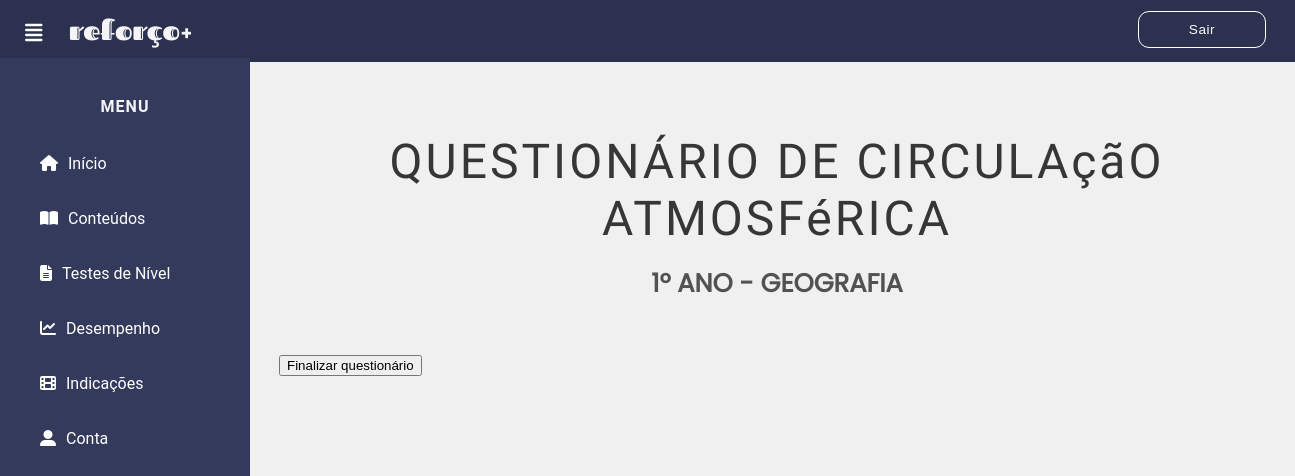
The page /php/teste_especifico.php?assunto=7 on the database as committed earlier.
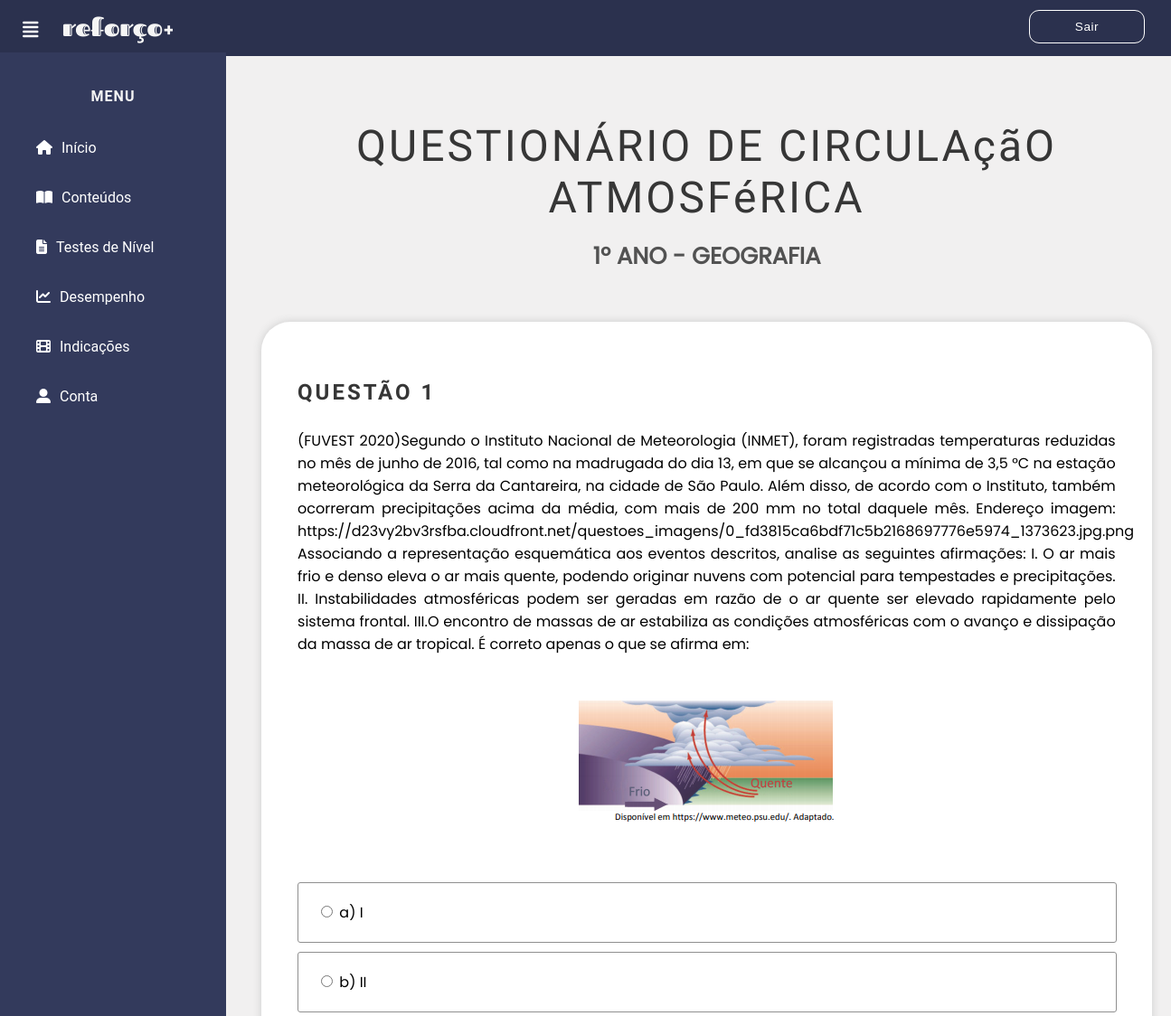
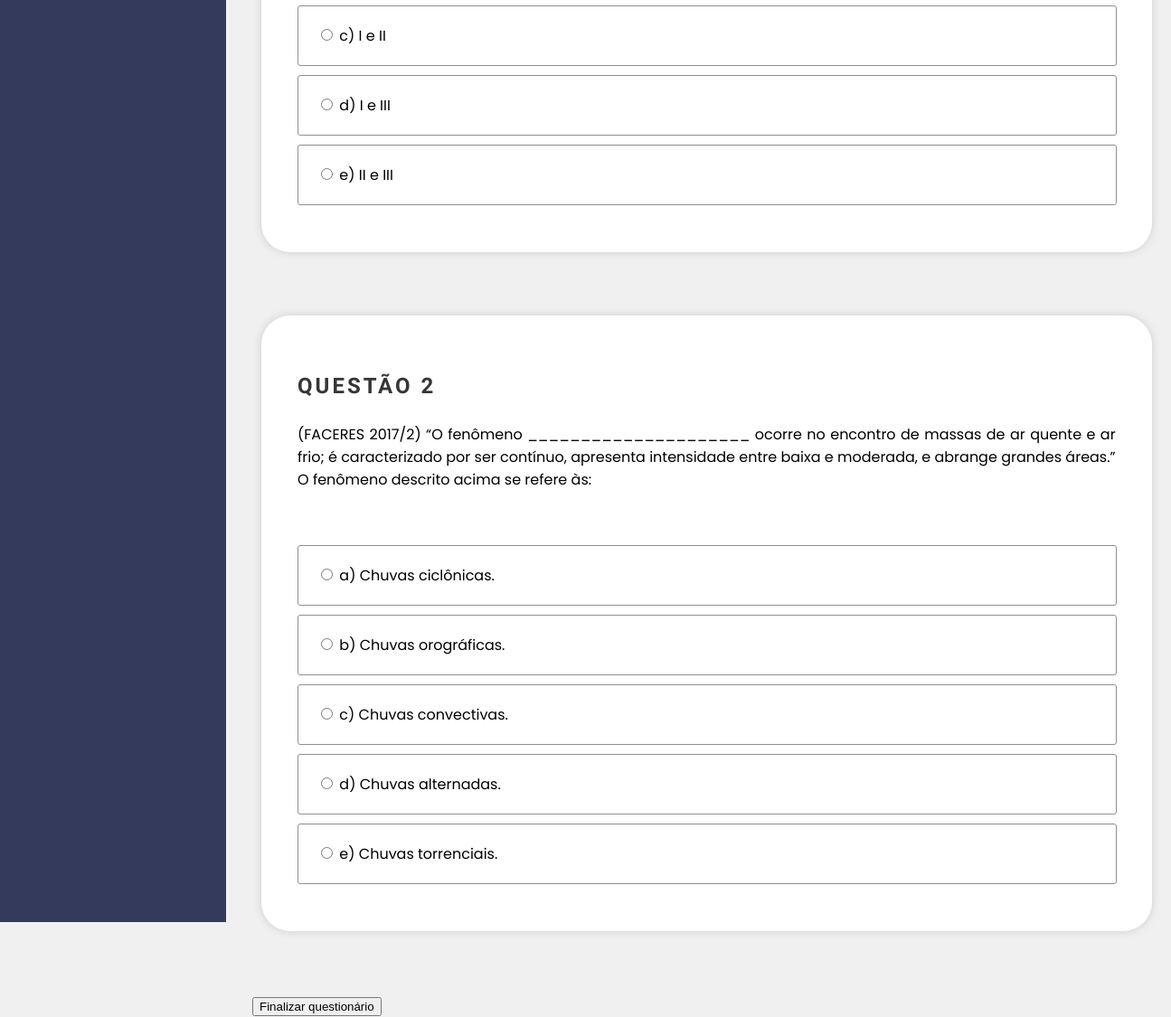
The same page on the database as committed later (2 pictures, top to bottom).
### tables this page shows
CREATE TABLE IF NOT EXISTS `conteudos` (
  `ID_cont` int(2) NOT NULL AUTO_INCREMENT,
  `texto` text NOT NULL,
  `cod_mat` int(2) NOT NULL,
  `cod_adm` int(1) NOT NULL,
  `ano` int(1) NOT NULL,
  `assunto` varchar(70) NOT NULL,
  PRIMARY KEY (`ID_cont`),
  KEY `fk_conteudos_administrador` (`cod_adm`),
  KEY `fk_conteudos_materias` (`cod_mat`)
);

CREATE TABLE IF NOT EXISTS `materias` (
  `ID_materia` int(2) NOT NULL AUTO_INCREMENT,
  `nome_mat` varchar(15) NOT NULL,
  PRIMARY KEY (`ID_materia`)
);

CREATE TABLE IF NOT EXISTS `questoes` (
  `ID_questoes` int(3) NOT NULL AUTO_INCREMENT,
  `enunciado` text NOT NULL,
  `alt_a` varchar(400) NOT NULL,
  `alt_b` varchar(400) NOT NULL,
  `alt_c` varchar(400) NOT NULL,
  `alt_d` varchar(400) NOT NULL,
  `alt_e` varchar(400) NOT NULL,
  `alt_correta` varchar(1) NOT NULL,
  `explicacao` text NOT NULL,
  `cod_cont` int(2) NOT NULL,
  `cod_adm` int(2) NOT NULL,
  `ano` int(1) NOT NULL,
  `dificuldade` int(1) NOT NULL,
  PRIMARY KEY (`ID_questoes`),
  KEY `fk_questoes_conteudos` (`cod_cont`),
  KEY `fk_questoes_administrador` (`cod_adm`)
);

CREATE TABLE IF NOT EXISTS `imagens` (
  `end_imagem` varchar(250) NOT NULL,
  `ID_questoes` int(3) DEFAULT NULL,
  `ID_cont` int(2) DEFAULT NULL,
  PRIMARY KEY (`end_imagem`),
  KEY `fk_imagens_conteudos` (`ID_cont`),
  KEY `fk_imagens_questoes` (`ID_questoes`)
);

### php/teste_especifico.php (the view, shortened to what this page needs)
<!DOCTYPE html>
<html lang="pt-br">
<head>
    <link rel="stylesheet" href="../css/teste_especifico.css">
</head>
<body>
    <header>
        <a href="../inicio.html"><img style="float:left; margin-left:52px; margin-top: 0px; margin-bottom: 1px; padding-top: 0px; border: 0;" src="../imagens/inicial/logo3.png"></a>
        <label for="check">
            <i class="fas fa-align-justify" id="menu_btn"></i>
        </label>
        <div class="direita">
            <a href="sair.php" class="sair">Sair</a>
        </div>
    </header>
    <div class="menu">
        <center>
            <h4>MENU</h4>
        </center>
        <a href="../inicio.html"><i class="fas fa-home"></i><span>Início</span></a>
        <a href="conteudos.php"><i class="fas fa-book-open"></i><span>Conteúdos</span></a>
        <a href="testeniveis.php"><i class="fas fa-file-alt"></i><span>Testes de Nível</span></a>
        <a href="#"><i class="fas fa-chart-line"></i><span>Desempenho</span></a>
        <a href="indicacoes.php"><i class="fas fa-film"></i><span>Indicações</span></a>
        <a href="conta.php"><i class="fas fa-user-alt"></i><span>Conta</span></a>
    </div>
    <div class="conteudo">
            <?php
            include 'conecta.php';
            $Assunto = $_GET["assunto"];
            $consulta = "SELECT * FROM conteudos WHERE ID_cont LIKE '$Assunto'";
            $con = mysqli_query($conexao, $consulta);
            while ($mostrar = mysqli_fetch_array($con)) {
                $materia = $mostrar['cod_mat'];
                echo "<font size='6'><center><p>QUESTIONÁRIO DE " . strtoupper($mostrar['assunto']) . "</p>";
                echo "<h1>" . $mostrar['ano'] . "º ANO - ";
            }
            $consulta = "SELECT * FROM materias WHERE ID_materia LIKE '$materia'";
            $con = mysqli_query($conexao, $consulta);
            while ($mostrar = mysqli_fetch_array($con)) {
                echo "" . strtoupper($mostrar['nome_mat']) . "</h1></center></font><br>";
            }
            $consulta = "SELECT * FROM questoes WHERE cod_cont LIKE '$Assunto'";
            $con = mysqli_query($conexao, $consulta);
            echo "<form method='POST' class='form' action='verifica_questionario.php'>";
            for ($i = 1; $i <= 10; $i++) {
                $mostrar = mysqli_fetch_array($con);
                $ID = $mostrar['ID_questoes'];
                $consulta_imagem = "SELECT * FROM imagens WHERE ID_questoes LIKE '$ID'";
                $con_imagem = mysqli_query($conexao, $consulta_imagem);
                $mostrar_imagem = mysqli_fetch_array($con_imagem);
                $num_imagens = mysqli_num_rows($con_imagem);
                if ($mostrar['enunciado'] != "") {
                    echo "<div class='questao'>";
                    echo "<p><b>QUESTÃO $i</b></p><br>";
                    echo $mostrar['enunciado'] . "<br><br><br>";
                    if ($mostrar_imagem['end_imagem'] != "") {
                        for($x = 1;$x<=$num_imagens;$x++){
                            echo "<center><img src='../imagens/imgquestao/" . $mostrar_imagem['end_imagem']  . "'></center><br><br>";
                        }
                    }
                    echo"<div class='blocos'>";
                    echo "<input type='radio' name='altcorreta$i' value='A' required>    a) "  . $mostrar['alt_a'] . " ";
                    echo "</div>";
                    echo"<div class='blocos'>";
                    echo "<input type='radio' name='altcorreta$i' value='B'>            b) " . $mostrar['alt_b'] . " ";
                    echo "</div>";
                    echo"<div class='blocos'>";
                    echo "<input type='radio' name='altcorreta$i' value='C'>            c) " . $mostrar['alt_c'] . " ";
                    echo "</div>";
                    echo"<div class='blocos'>";
                    echo "<input type='radio' name='altcorreta$i' value='D'>            d) " . $mostrar['alt_d'] . " ";
                    echo "</div>";
                    if ($mostrar['alt_e'] != "") {
                        echo"<div class='blocos'>";
                        echo "<input type='radio' name='altcorreta$i' value='E'>            e) " . $mostrar['alt_e'] . " ";
                        echo "</div>";
                    }
                    echo "<br><br>";
                    echo "</div>";
                }
            }
            echo "<input type='submit' value='Finalizar questionário'>";
            echo "</form>";
            ?>
        </div>
</body>
</html>

### css/teste_especifico.css (style rules this page uses)
body { margin: 0; padding: 0; font-family: "roboto", sans-serif; background-color: #F1F0F0; }
header { font: arial; letter-spacing: 1px; z-index: 1; position: fixed; background: #2b314e; padding: 16px; width: calc(100% - 0%); top: 0; height: 30px; }
.sair { font: 85% arial; letter-spacing: 0.5px; padding: 10px 50px; text-decoration: none; float: right; margin-top: -5px; margin-right: 45px; border-radius: 11px; font-weight: 200; color: #fff; transition: 0.5s; transition-property: background; border: 1px solid #fff; }
.menu { z-index: 1; top: 0; background: #333A5C; margin-top: 4.5%; padding-top: 3%; position: fixed; left: 0; width: 250px; height: calc(100% - 9%); transition: 0.5s; transition-property: left; overflow-y: auto; border: 5px #000; }
.menu h4 { color: #f5f5f5; margin-top: 0; margin-bottom: 20px; letter-spacing: 1px; }
.menu a { color: #fff; display: block; line-height: 55px; text-decoration: none; padding-left: 40px; box-sizing: border-box; }
.menu i { padding-right: 10px; }
label #menu_btn { z-index: 1; color: #fff; position: fixed; cursor: pointer; left: 25px; top: 18px; font-size: 20px; margin: 5px 0; transition: 0.5s; transition-property: color; }
p { font-family: 'Fjalla One', sans-serif; font-size: 1.5em; color: rgb(54, 54, 54); margin-bottom: 2px; }
h1 { font-family: 'poppins', sans-serif; font-size: 0.8em; color: rgb(82, 82, 82); text-transform: initial; margin-bottom: 1px; }
.conteudo { font-family: "poppins", sans-serif; width: (100% - 250px); margin-top: 5%; padding: 20px; margin-left: 20%; height: 100vh; transition: 0.5s; display: inline-block; }
.conteudo p { font-family: 'Fjalla One', sans-serif; font-size: 1.5em; letter-spacing: 3px; color: rgb(54, 54, 54); }
.questao { width: 90%; text-align: justify; margin: 4px auto 70px 1%; background-color: rgb(255, 255, 255); padding: 40px 40px 1px 40px; box-shadow: 0px 0px 10px 0px #ccc; border-radius: 32px; max-width: 90%; }
.questao .blocos { align-items: justify; font-family: "poppins", sans-serif; margin: 10px auto 1px auto; width: 90%; border: 1px solid rgb(143, 143, 143); position: relative; padding: 20px 70px 20px 20px; overflow: hidden; border-radius: 3px; }

Rows that differ between the two databases and show on the page:
added questoes: enunciado "(FUVEST 2020)Segundo o Instituto Nacional de Meteorologia (INMET), foram registradas temperaturas reduzidas no mês de junho de 2016, tal como na madrugada do dia 13, em que se alcançou a mínima de 3,5 °C na estação meteorológica da Serra da Cantareira, na cidade de São Paulo. Além disso, de acordo com o Instituto, também ocorreram precipitações acima da média, com mais de 200 mm no total daquele mês. Endereço imagem: https://d23vy2bv3rsfba.cloudfront.net/questoes_imagens/0_fd3815ca6bdf71c5b2168697776e5974_1373623.jpg.png Associando a representação esquemática aos eventos descritos, analise as seguintes afirmações: I. O ar mais frio e denso eleva o ar mais quente, podendo originar nuvens com…", alt_a "I", alt_b "II", alt_c "I e II", alt_d "I e III", alt_e "II e III"
added imagens: end_imagem (picture)
added questoes: enunciado "(FACERES 2017/2) “O fenômeno _____________________ ocorre no encontro de massas de ar quente e ar frio; é caracterizado por ser contínuo, apresenta intensidade entre baixa e moderada, e abrange grandes áreas.” O fenômeno descrito acima se refere às:", alt_a "Chuvas ciclônicas.", alt_b "Chuvas orográficas.", alt_c "Chuvas convectivas.", alt_d "Chuvas alternadas.", alt_e "Chuvas torrenciais."
